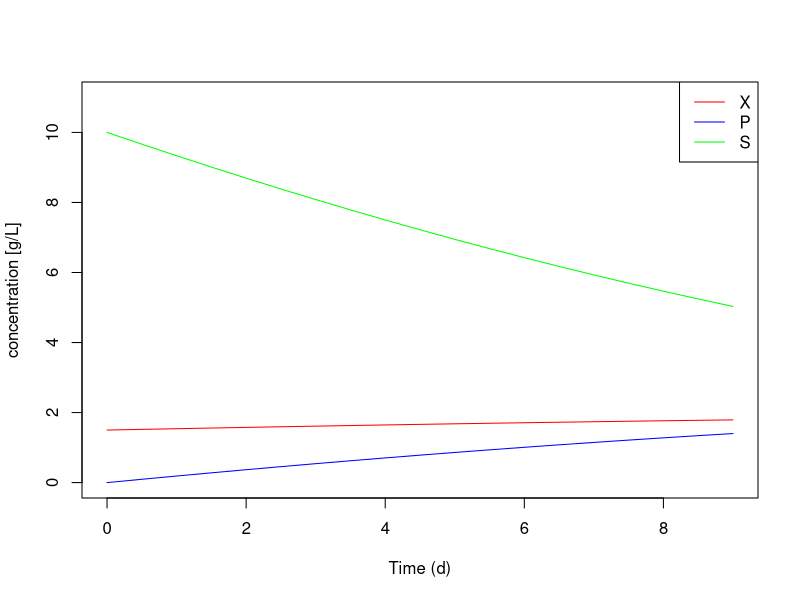

Write R code to recreate this figure.



###################################################################
###################################################################
## EXERCICE 1
###################################################################

bac.model <- function(t, pop, param) {
  
  X <- pop[1]  # biomass concentration
  P <- pop[2]  # ethanol concentration
  S <- pop[3]  # substrate concentration
  
  mu_max  = param[1]  # max growth rate
  q_max   = param[2]  # carrying capacity
  Yxs     = param[3]  # conjugation rate
  Yps     = param[4]  # death rate
  Ksx     = param[5]
  Ksp     = param[6]
  
  # Three differential equations needed, one for each bacteria population
  #B=R+D+C   # total bacteria
  
  dX <- mu_max*(S/(S+Ksx))*X
  dP <- q_max*(S/(S+Ksp))*X
  dS <- -(1/Yxs)*dX - (1/Yps)*dP
  
  res<-c(dX, dP, dS)
  
  list(res)
}


# Load the deSolve package
library(deSolve)

# Define parameters
mu_max = 0.424
q_max  = 2.042
Yxs    = 0.125
Yps    = 0.53
Ksx    = 150
Ksp    = 150

dt     = 0.5
Tmax   = 9

X0     = 1.5
P0     = 0
S0     = 10

# Define model time-steps
Time=seq(from=0,to=Tmax,by=dt)

# Define vectors for initial conditions and parameters
Init.cond=c(X0,P0,S0) 
param=c(mu_max,q_max,Yxs,Yps,Ksx,Ksp)

# Execute
result <- lsoda(Init.cond, Time, bac.model, param)

# Name columns for convenience
colnames(result) <- c("Time", "X", "P", "S")

# Quick look
head(result)

# Log-transform
#result[,2:4] = log10(result[,2:4])

# Plot each line
plot(Time,result[,"X"],type="l",col="red",xlab="Time (d)",ylab="concentration [g/L]", ylim = c(0,1.1*max(result)))
lines(Time,result[,"P"],col="blue")
lines(Time,result[,"S"],col="green")
legend("topright",legend=c("X","P","S"),col=c("red","blue","green"),lty=1)
